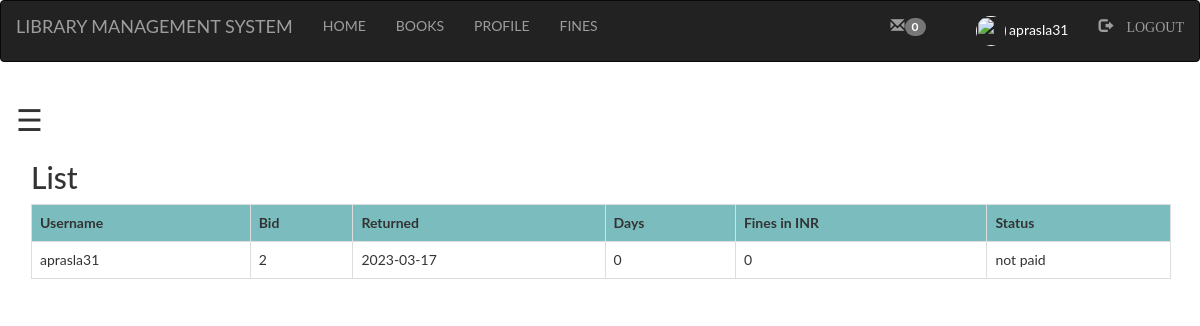
Screenshot of /Student/fine.php (signed in) with the database file from the repository.
### tables this page shows
CREATE TABLE `fine` (
  `username` varchar(100) NOT NULL,
  `bid` int(100) NOT NULL,
  `returned` varchar(100) NOT NULL,
  `day` int(50) NOT NULL,
  `fine` double NOT NULL,
  `status` varchar(100) NOT NULL
);

### Student/fine.php (the view, shortened to what this page needs)
<?php
  include "navbar.php";
?>
<!DOCTYPE html>
<html>
<head>
</head>
<body>
<div id="main">
  <span style="font-size:30px;cursor:pointer" onclick="openNav()">&#9776;</span>
<div class="container">
	<h2>List</h2>
	<?php
	$res=mysqli_query($db,"SELECT * FROM `fine` where username='$_SESSION[login_user]' ;");
		echo "<table class='table table-bordered table-hover' >";
			echo "<tr style='background-color: #6db6b9e6;'>";
				echo "<th>"; echo " Username ";	echo "</th>";
				echo "<th>"; echo " Bid ";  echo "</th>";
				echo "<th>"; echo " Returned ";  echo "</th>";
				echo "<th>"; echo " Days ";  echo "</th>";
				echo "<th>"; echo " Fines in INR ";  echo "</th>";
				echo "<th>"; echo " Status ";  echo "</th>";
			echo "</tr>";
			while($row=mysqli_fetch_assoc($res))
			{
				echo "<tr>";
				echo "<td>"; echo $row['username']; echo "</td>";
				echo "<td>"; echo $row['bid']; echo "</td>";
				echo "<td>"; echo $row['returned']; echo "</td>";
				echo "<td>"; echo $row['day']; echo "</td>";
				echo "<td>"; echo $row['fine']; echo "</td>";
				echo "<td>"; echo $row['status']; echo "</td>";
				echo "</tr>";
			}
		echo "</table>";
	?>
</div>
</body>
</html>

### Student/style.css (style rules this page uses)
html, body, div, span, object, iframe, h1, h2, h3, h4, h5, h6, p, blockquote, pre, abbr, address, cite, code, del, dfn, em, img, ins, kbd, q, samp, small, strong, sub, sup, var, b, i, dl, dt, dd, ol, ul, li, fieldset, form, label, legend, table, caption, tbody, tfoot, thead, tr, th, td, article, aside, canvas, details, figcaption, figure, footer, header, hgroup, menu, nav, section, summary, time, mark, audio, video { margin:0; padding:0; border:0; outline:0; font-size:100%; vertical-align:baseline; background:transparent; }
body { line-height:1; }
table { border-collapse:collapse; border-spacing:0; }

### Student/fine.php (style rules this page uses)
body { font-family: "Lato", sans-serif; transition: background-color .5s; }
#main { transition: margin-left .5s; padding: 16px; }

### rows the page displays
fine: username "aprasla31", bid "2", returned "2023-03-17", day "0", fine "0", status "not paid"

### other values shown
$c['total'] "0"
$_SESSION['login_user'] "aprasla31"
